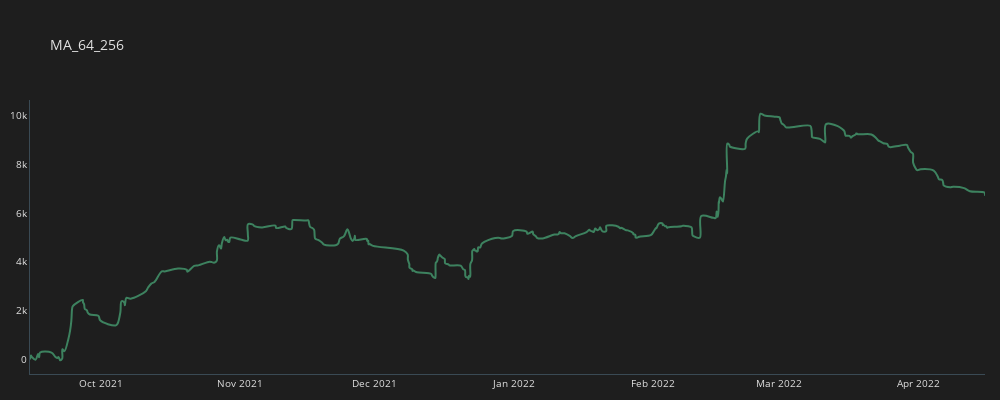
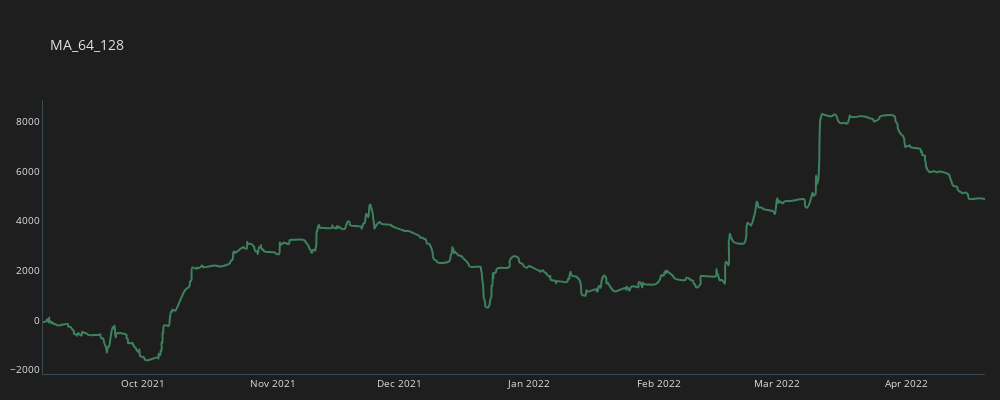
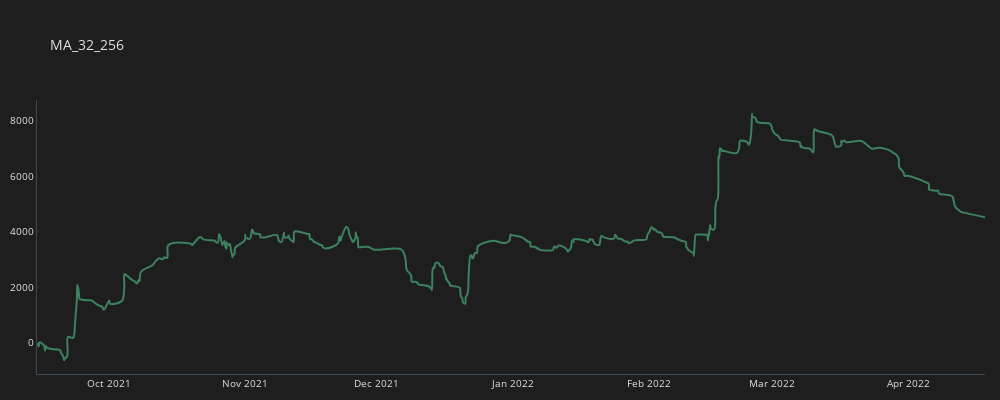

Notebook code for these charts, in order:
### Code cell
for c in crosses:   
    temp_df = all_trades[(all_trades.CROSS==c)].copy()    
    temp_df = temp_df.groupby(by="time", as_index=False).sum()
    temp_df['CUM_GAIN'] = temp_df.GAIN.cumsum()
    plot_line(temp_df, c)

### Figure 1 — Plotly figure (JSON) as saved in the notebook; plotly's stock layout.template omitted (floating-point values rounded to 4 significant figures; data arrays with more than 128 entries replaced by an {"elided": "..."} marker saying what was removed)
{"data": [{"line": {"color": "#3d825f", "shape": "spline", "width": 2}, "mode": "lines", "name": "MA_64_256", "type": "scatter", "x": {"elided": "318 str values"}, "y": {"elided": "318 float values"}}], "layout": {"font": {"color": "#e1e1e1", "size": 10}, "height": 400, "margin": {"b": 10, "l": 15, "r": 15}, "paper_bgcolor": "#1e1e1e", "plot_bgcolor": "#1e1e1e", "title": {"text": "MA_64_256"}, "width": 1000, "xaxis": {"linecolor": "#3a4a54", "linewidth": 1, "showgrid": false, "zeroline": false}, "yaxis": {"linecolor": "#3a4a54", "linewidth": 1, "showgrid": false, "zeroline": false}}}

### Figure 2 — Plotly figure (JSON) as saved in the notebook; plotly's stock layout.template omitted (floating-point values rounded to 4 significant figures; data arrays with more than 128 entries replaced by an {"elided": "..."} marker saying what was removed)
{"data": [{"line": {"color": "#3d825f", "shape": "spline", "width": 2}, "mode": "lines", "name": "MA_64_128", "type": "scatter", "x": {"elided": "605 str values"}, "y": {"elided": "605 float values"}}], "layout": {"font": {"color": "#e1e1e1", "size": 10}, "height": 400, "margin": {"b": 10, "l": 15, "r": 15}, "paper_bgcolor": "#1e1e1e", "plot_bgcolor": "#1e1e1e", "title": {"text": "MA_64_128"}, "width": 1000, "xaxis": {"linecolor": "#3a4a54", "linewidth": 1, "showgrid": false, "zeroline": false}, "yaxis": {"linecolor": "#3a4a54", "linewidth": 1, "showgrid": false, "zeroline": false}}}

### Figure 3 — Plotly figure (JSON) as saved in the notebook; plotly's stock layout.template omitted (floating-point values rounded to 4 significant figures; data arrays with more than 128 entries replaced by an {"elided": "..."} marker saying what was removed)
{"data": [{"line": {"color": "#3d825f", "shape": "spline", "width": 2}, "mode": "lines", "name": "MA_32_256", "type": "scatter", "x": {"elided": "418 str values"}, "y": {"elided": "418 float values"}}], "layout": {"font": {"color": "#e1e1e1", "size": 10}, "height": 400, "margin": {"b": 10, "l": 15, "r": 15}, "paper_bgcolor": "#1e1e1e", "plot_bgcolor": "#1e1e1e", "title": {"text": "MA_32_256"}, "width": 1000, "xaxis": {"linecolor": "#3a4a54", "linewidth": 1, "showgrid": false, "zeroline": false}, "yaxis": {"linecolor": "#3a4a54", "linewidth": 1, "showgrid": false, "zeroline": false}}}
